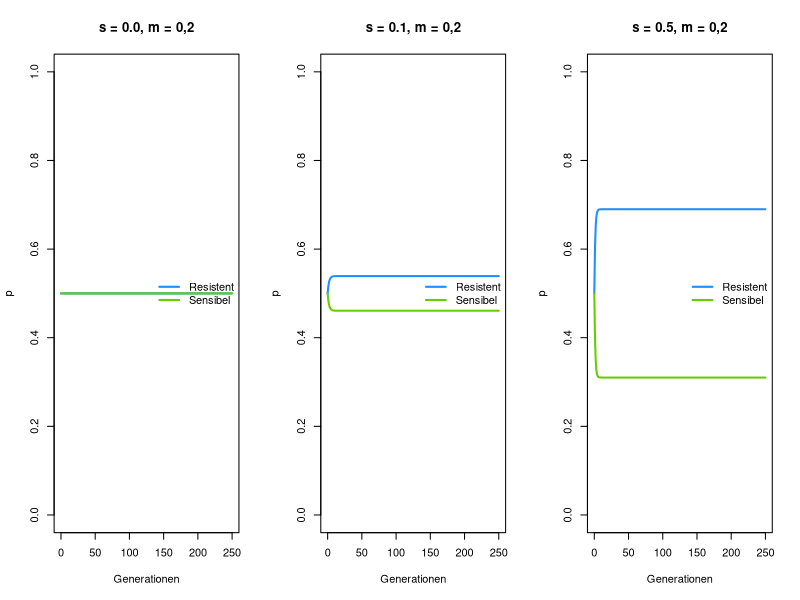
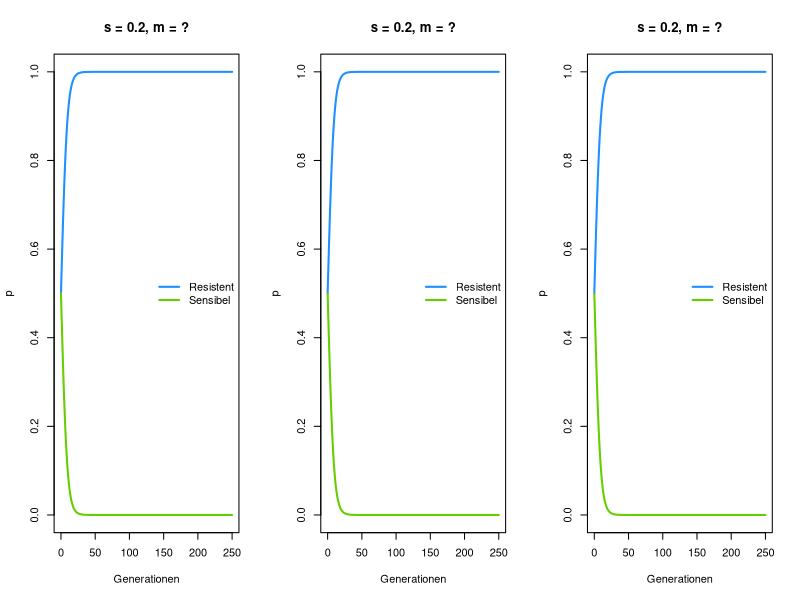

Reproduce these figures in R, in order.
## ---- chunk 1
# Selektion; Berechnung der mittleren Fitness
selektionsschritt <- function(p, # Proportion der gefragten Moskitos
                              w) # Fitness der verschiedenen Moskitotypen (Vektor mit zwei Einträgen)
  {
  
  q <- 1-p # Proportion der restllichen Moskitos
  
  w_quer <- p*w[1] + q*w[2]
  
  p_sel <- p*w[1] / w_quer
  
  return(p_sel)
}

# Simulation eines Generationschritts, Selektion gefolgt von Migration
eine_generation <- function(pR, # Proportion resistenter Moskitos
                            s, # Selektionskoeffizient
                            m) # Migration
  {
  
  pS <- 1-pR # Proportion der sensibeln Moskitos
  
  # Selektion
  pR_sel <- selektionsschritt(pR, c(1, 1-s))
  pS_sel <- selektionsschritt(pS, c(1-s, 1))
  
  # Migration
  pR_mig <- (1 - m) * pR_sel + m * pS_sel
  pS_mig <- (1 - m) * pS_sel + m * pR_sel
  
  return(c(pR_mig, pS_mig))

}

## ---- chunk 2

eine_generation(pR = 0.5,
                s = 0.2,
                m = 0.2)

## ---- chunk 3
# Simulation mehrerer Generationen
simulateLA <- function(pR_0, # Anfangsproportion pR
                       s, # Selektionskoeffizient
                       m, # Migration
                       generationen = 250) # Anzahl Generationen; Annahme = 250
  {
  
  pR <- pS <- numeric(generationen + 1) # Vorbereiten von leeren Vektoren (von 0 bis zur maximalen Generationen Zahl)
  
  # Anfangsproportionen
  pR[1] <- pR_0
  pS[1] <- 1- pR_0 
  
  for (t in seq_len(generationen)) { # Wiederholen der Zeitschritte
    
    nxt <- eine_generation(pR[t], s, m)
    pR[t + 1] <- nxt[1]
    pS[t + 1] <- nxt[2]
  }
  
  data.frame(generation = 0:generationen, 
             pR = pR, 
             pS = pS)
}

## ---- chunk 4

no_sel <- simulateLA(pR_0 = 0.5,
                     s = 0,
                     m = 0.2)

schwach_sel <- simulateLA(pR_0 = 0.5,
                     s = 0.1,
                     m = 0.2)

stark_sel <- simulateLA(pR_0 = 0.5,
                     s = 0.5,
                     m = 0.2)

par(mfrow = c(1, 3))

plot(x = no_sel$generation,
     y = no_sel$pR,
     type = "l", lwd = 2, col = "dodgerblue",
     xlab = "Generationen",
     ylab = "p",
     ylim = c(0,1),
     main = "s = 0.0, m = 0,2")
lines(x = no_sel$generation,
     y = no_sel$pS, 
     type = "l", lwd = 2, col = "chartreuse3")
legend("right", c("Resistent", "Sensibel"),
       col = c("dodgerblue", "chartreuse3"),
       lwd = 2, bty = "n")

plot(x = schwach_sel$generation,
     y = schwach_sel$pR,
     type = "l", lwd = 2, col = "dodgerblue",
     xlab = "Generationen",
     ylab = "p",
     ylim = c(0,1),
     main = "s = 0.1, m = 0,2")
lines(x = schwach_sel$generation,
     y = schwach_sel$pS, 
     type = "l", lwd = 2, col = "chartreuse3")
legend("right", c("Resistent", "Sensibel"),
       col = c("dodgerblue", "chartreuse3"),
       lwd = 2, bty = "n")

plot(x = stark_sel$generation,
     y = stark_sel$pR,
     type = "l", lwd = 2, col = "dodgerblue",
     xlab = "Generationen",
     ylab = "p",
     ylim = c(0,1),
     main = "s = 0.5, m = 0,2")
lines(x = stark_sel$generation,
     y = stark_sel$pS, 
     type = "l", lwd = 2, col = "chartreuse3")
legend("right", c("Resistent", "Sensibel"),
       col = c("dodgerblue", "chartreuse3"),
       lwd = 2, bty = "n")


## ---- chunk 5

no_mig <- simulateLA(pR_0 = 0.5,
                     s = 0.2,
                     m = 0) 

schwach_mig <- simulateLA(pR_0 = 0.5,
                     s = 0.2,
                     m = 0) # Bitte ändern

stark_mig <- simulateLA(pR_0 = 0.5,
                     s = 0.2,
                     m = 0) # Bitte ändern

par(mfrow = c(1, 3))

plot(x = no_mig$generation,
     y = no_mig$pR,
     type = "l", lwd = 2, col = "dodgerblue",
     xlab = "Generationen",
     ylab = "p",
     ylim = c(0,1),
     main = "s = 0.2, m = ?")
lines(x = no_mig$generation,
     y = no_mig$pS, 
     type = "l", lwd = 2, col = "chartreuse3")
legend("right", c("Resistent", "Sensibel"),
       col = c("dodgerblue", "chartreuse3"),
       lwd = 2, bty = "n")

plot(x = schwach_mig$generation,
     y = schwach_mig$pR,
     type = "l", lwd = 2, col = "dodgerblue",
     xlab = "Generationen",
     ylab = "p",
     ylim = c(0,1),
     main = "s = 0.2, m = ?")
lines(x = schwach_mig$generation,
     y = schwach_mig$pS, 
     type = "l", lwd = 2, col = "chartreuse3")
legend("right", c("Resistent", "Sensibel"),
       col = c("dodgerblue", "chartreuse3"),
       lwd = 2, bty = "n")

plot(x = stark_mig$generation,
     y = stark_mig$pR,
     type = "l", lwd = 2, col = "dodgerblue",
     xlab = "Generationen",
     ylab = "p",
     ylim = c(0,1),
     main = "s = 0.2, m = ?")
lines(x = stark_mig$generation,
     y = stark_mig$pS, 
     type = "l", lwd = 2, col = "chartreuse3")
legend("right", c("Resistent", "Sensibel"),
       col = c("dodgerblue", "chartreuse3"),
       lwd = 2, bty = "n")
